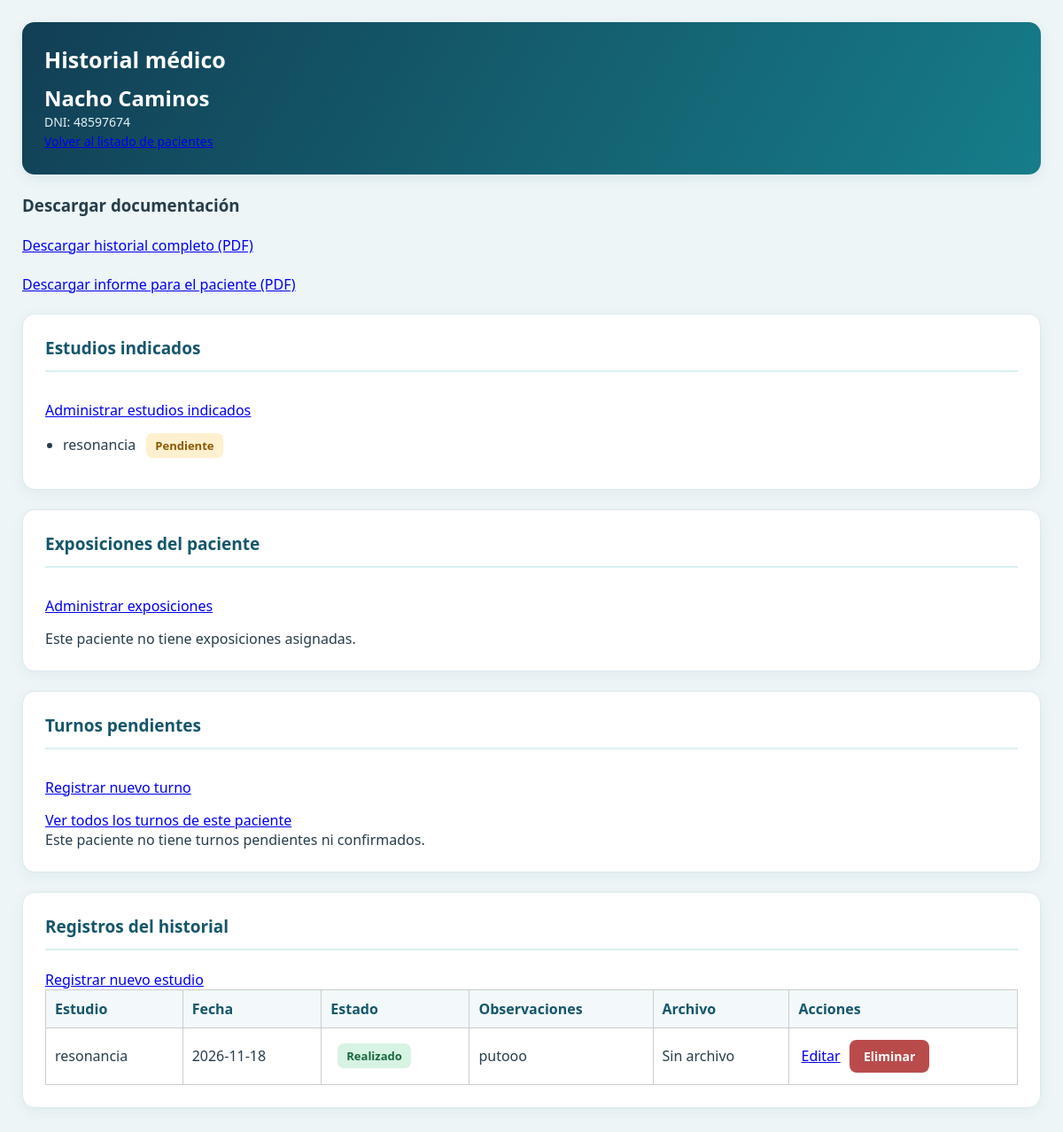
Page /historial/historial.php?dni_p=48597674 (signed in) on the committed database.
### tables this page shows
CREATE TABLE `paciente` (
  `dni_p` int(11) NOT NULL,
  `nombre_p` varchar(30) NOT NULL,
  `apellido` varchar(30) NOT NULL,
  `cuil` varchar(11) DEFAULT NULL,
  `telefono` varchar(20) NOT NULL,
  `mail` varchar(100) NOT NULL,
  `id_obra_social` int(11) DEFAULT NULL,
  `id_trabajo` int(11) DEFAULT NULL
);

CREATE TABLE `paciente_estudio` (
  `dni_paciente` int(11) NOT NULL,
  `id_estudio` int(11) NOT NULL,
  `estado` enum('Pendiente','Realizado') NOT NULL DEFAULT 'Pendiente'
);

CREATE TABLE `estudio` (
  `id_estudio` int(11) NOT NULL,
  `nombre_es` varchar(50) NOT NULL
);

CREATE TABLE `historial_medico` (
  `id_historial` int(11) NOT NULL,
  `dni_paciente` int(11) NOT NULL,
  `id_estudio` int(11) NOT NULL,
  `fecha` date NOT NULL,
  `estado` enum('Pendiente','Realizado') NOT NULL DEFAULT 'Pendiente',
  `observaciones` text DEFAULT NULL,
  `archivo` varchar(255) DEFAULT NULL,
  `fecha_carga` timestamp NOT NULL DEFAULT current_timestamp()
);

### historial/historial.php (the view, shortened to what this page needs)
<?php
require_once __DIR__ . "/../Pacientes/conexion.php";
function escapar($valor) {
    return htmlspecialchars(
        (string)($valor ?? ""),
        ENT_QUOTES,
        "UTF-8"
    );
}
function consultar($conexion, $sql, $dni) {
    $stmt = mysqli_prepare($conexion, $sql);
    mysqli_stmt_bind_param($stmt, "i", $dni);
    if (!mysqli_stmt_execute($stmt)) {
        mysqli_stmt_close($stmt);
        die("No se pudo realizar la consulta.");
    }
    $resultado = mysqli_stmt_get_result($stmt);
    $filas = mysqli_fetch_all(
        $resultado,
        MYSQLI_ASSOC
    );
    return $filas;
}
$dni_p = filter_input(
    INPUT_GET,
    "dni_p",
    FILTER_VALIDATE_INT
);
$filasPaciente = consultar(
    $conexion,
    "SELECT dni_p, nombre_p, apellido
     FROM paciente
     WHERE dni_p = ?",
    $dni_p
);
$paciente = $filasPaciente[0];
$estudios = consultar(
    $conexion,
    "SELECT
        e.id_estudio,
        e.nombre_es,
        pe.estado
     FROM paciente_estudio pe
     INNER JOIN estudio e
        ON pe.id_estudio = e.id_estudio
     WHERE pe.dni_paciente = ?
     ORDER BY e.nombre_es",
    $dni_p
);
$exposiciones = consultar(
    $conexion,
    "SELECT
        e.id_exposicion,
        e.nombre_ex
     FROM paciente_exposicion pe
     INNER JOIN exposicion e
        ON pe.id_exposicion = e.id_exposicion
     WHERE pe.dni_paciente = ?
     ORDER BY e.nombre_ex",
    $dni_p
);
$turnos = consultar(
    $conexion,
    "SELECT
        id_turno,
        fecha,
        hora,
        motivo,
        estado,
        observaciones
     FROM turno
     WHERE dni_paciente = ?
       AND estado IN ('Pendiente', 'Confirmado')
     ORDER BY fecha ASC, hora ASC",
    $dni_p
);
$historial = consultar(
    $conexion,
    "SELECT
        h.id_historial,
        h.fecha,
        h.estado,
        h.observaciones,
        h.archivo,
        e.nombre_es
     FROM historial_medico h
     INNER JOIN estudio e
        ON h.id_estudio = e.id_estudio
     WHERE h.dni_paciente = ?
     ORDER BY
        h.fecha DESC,
        h.id_historial DESC",
    $dni_p
);
?>
<!DOCTYPE html>
<html lang="es">
<head>
    <link
        rel="stylesheet"
        href="../general/estilos.css"
    >
</head>
<body>
<main class="gestion-contenido">
    <section class="bienvenida">
        <h1>Historial médico</h1>
        <h2>
            <?php
                echo escapar(
                    $paciente["nombre_p"] . " " .
                    $paciente["apellido"]
                );
            ?>
        </h2>
        <p>
            DNI:
            <?php echo escapar($paciente["dni_p"]); ?>
        </p>
        <p>
            <a href="../Pacientes/listar.php">
                Volver al listado de pacientes
            </a>
        </p>
    </section>
<h3>Descargar documentación</h3>
<p>
    <a href="descargar_pdf.php?dni_p=<?php
        echo urlencode($dni_p);
    ?>&tipo=interno">
        Descargar historial completo (PDF)
    </a>
</p>
<p>
    <a href="descargar_pdf.php?dni_p=<?php
        echo urlencode($dni_p);
    ?>&tipo=paciente">
        Descargar informe para el paciente (PDF)
    </a>
</p>
    <section class="tarjeta">
        <h2>Estudios indicados</h2>
        <p>
            <a
                class="enlace-administrar"
                href="administrar_estudios.php?dni_p=<?php
                    echo urlencode($dni_p);
                ?>"
            >
                Administrar estudios indicados
            </a>
        </p>
        <?php if (!$estudios) { ?>
            <p>
                Este paciente no tiene estudios indicados.
            </p>
        <?php } else { ?>
            <ul class="lista-datos">
                <?php foreach ($estudios as $estudio) { ?>
                    <li>
                        <?php
                            echo escapar(
                                $estudio["nombre_es"]
                            );
                        ?>
                        <?php
                            $realizado =
                                $estudio["estado"] === "Realizado";
                        ?>
                        <span class="estado <?php
                            echo $realizado
                                ? "estado-realizado"
                                : "estado-pendiente";
                        ?>">
                            <?php
                                echo escapar(
                                    $estudio["estado"]
                                );
                            ?>
                        </span>
                    </li>
                <?php } ?>
            </ul>
        <?php } ?>
    </section>
    <section class="tarjeta">
        <h2>Exposiciones del paciente</h2>
        <p>
            <a
                class="enlace-administrar"
                href="administrar_exposiciones.php?dni_p=<?php
                    echo urlencode($dni_p);
                ?>"
            >
                Administrar exposiciones
            </a>
        </p>
        <?php if (!$exposiciones) { ?>
            <p>
                Este paciente no tiene
                exposiciones asignadas.
            </p>
        <?php } ?>
    </section>
    <section class="tarjeta">
        <h2>Turnos pendientes</h2>
        <p>
            <a
                class="enlace-administrar"
                href="../turnos/formulario.php?dni_p=<?php
                    echo urlencode($dni_p);
                ?>"
            >
                Registrar nuevo turno
            </a>
        </p>
        <p>
            <a href="../turnos/listar.php?dni_p=<?php
                echo urlencode($dni_p);
            ?>&estado=Todos">
                Ver todos los turnos de este paciente
            </a>
        </p>
        <?php if (!$turnos) { ?>
            <p>
                Este paciente no tiene turnos
                pendientes ni confirmados.
            </p>
        <?php } ?>
    </section>
    <section class="tarjeta">
        <h2>Registros del historial</h2>
        <p>
            <a href="agregar_historial.php?dni_p=<?php
                echo urlencode($dni_p);
            ?>">
                Registrar nuevo estudio
            </a>
        </p>
        <?php if (!$historial) { ?>
            <p>
                Todavía no hay estudios registrados
                en el historial.
            </p>
        <?php } else { ?>
            <div class="tabla-contenedor">
                <table class="tabla-gestion">
                    <thead>
                        <tr>
                            <th>Estudio</th>
                            <th>Fecha</th>
                            <th>Estado</th>
                            <th>Observaciones</th>
                            <th>Archivo</th>
                            <th>Acciones</th>
                        </tr>
                    </thead>
                    <tbody>
                    <?php foreach ($historial as $fila) { ?>
                        <tr>
                            <td>
                                <?php
                                    echo escapar(
                                        $fila["nombre_es"]
                                    );
                                ?>
                            </td>
                            <td>
                                <?php
                                    echo escapar(
                                        $fila["fecha"]
                                    );
                                ?>
                            </td>
                            <td>
                                <?php
                                    $realizado =
                                        $fila["estado"] === "Realizado";
                                ?>
                                <span class="estado <?php
                                    echo $realizado
                                        ? "estado-realizado"
                                        : "estado-pendiente";
                                ?>">
                                    <?php
                                        echo escapar(
                                            $fila["estado"]
                                        );
                                    ?>
                                </span>
                            </td>
                            <td>
                                <?php
                                    echo nl2br(
                                        escapar(
                                            $fila["observaciones"]
                                        )
                                    );
                                ?>
                            </td>
                            <td>
                                <?php if (!empty($fila["archivo"])) { ?>
                                    <a
                                        href="../archivos/<?php
                                            echo rawurlencode(
                                                basename(
                                                    $fila["archivo"]
                                                )
                                            );
                                        ?>"
                                        target="_blank"
                                        rel="noopener noreferrer"
                                    >
                                        Ver archivo
                                    </a>
                                <?php } else { ?>
                                    Sin archivo
                                <?php } ?>
                            </td>
                            <td class="acciones-historial">
                                <a href="editar_historial.php?id_historial=<?php
                                    echo (int)$fila["id_historial"];
                                ?>">
                                    Editar
                                </a>
                                <a
                                    href="eliminar_historial.php?id_historial=<?php
                                        echo (int)$fila["id_historial"];
                                    ?>"
                                    class="btn-eliminar"
                                    onclick="return confirm(
                                        '¿Estás seguro de eliminar este registro?'
                                    );"
                                >
                                    Eliminar
                                </a>
                            </td>
                        </tr>
                    <?php } ?>
                    </tbody>
                </table>
            </div>
        <?php } ?>
    </section>
</main>
</body>
</html>

### general/estilos.css (style rules this page uses)
* { box-sizing: border-box; margin: 0; padding: 0; }
body { font-family: 'Segoe UI', Arial, sans-serif; background: #edf5f7; color: #263d4a; padding: 25px; transition: background-color 0.7s ease, color 0.7s ease; }
main { display: flex; flex-direction: column; gap: 22px; margin-bottom: 22px; }
.tarjeta, aside { background: white; border: 1px solid #dce9ed; border-radius: 14px; padding: 25px; box-shadow: 0 4px 15px rgba(30, 75, 90, 0.06); transition: background-color 0.7s ease, color 0.7s ease, border-color 0.7s ease; }
.tarjeta h2, aside h2 { color: #14566b; font-size: 19px; margin-bottom: 22px; padding-bottom: 12px; border-bottom: 2px solid #d8eff0; transition: color 0.7s ease, border-color 0.7s ease; }
.bienvenida { padding: 25px; background: linear-gradient(120deg, #123f55, #167d89); color: white; border-radius: 14px; box-shadow: 0 4px 15px rgba(30, 75, 90, 0.08); }
.bienvenida h1 { font-size: 25px; margin-bottom: 10px; }
.bienvenida p { font-size: 14px; color: #e5f3f5; line-height: 1.6; }
.gestion-contenido { display: flex; flex-direction: column; gap: 22px; }
.gestion-contenido .bienvenida { margin-bottom: 0; }
.tabla-contenedor { width: 100%; overflow-x: auto; }
.tabla-gestion { width: 100%; border-collapse: collapse; text-align: left; }
.tabla-gestion th, .tabla-gestion td { padding: 13px; border-bottom: 1px solid #dce9ed; }
.tabla-gestion th { color: #14566b; background: #f3f9fa; }
.tabla-gestion .btn-eliminar { background: #b94b4b; color: white; }
.btn-editar, .btn-eliminar { display: inline-block; padding: 9px 16px; border: none; border-radius: 8px; text-decoration: none; font-size: 14px; font-family: inherit; font-weight: 600; cursor: pointer; text-align: center; transition: 0.3s; }
.btn-eliminar { background-color: #c94b4b; color: white; }

### historial/historial.php (style rules this page uses)
.lista-datos { padding-left: 20px; }
.lista-datos li { margin-bottom: 10px; }
.estado { display: inline-block; padding: 5px 10px; margin-left: 8px; border-radius: 7px; font-size: 13px; font-weight: 600; }
.estado-pendiente { background: #fff0cf; color: #8b5900; }
.estado-realizado { background: #d7f3e2; color: #17663c; }
.enlace-administrar { display: inline-block; margin: 10px 0 15px; }
.acciones-historial a { display: inline-block; margin: 3px; }
.btn-eliminar { color: #b12e2e; }
.tabla-contenedor { overflow-x: auto; }
.tabla-gestion { width: 100%; border-collapse: collapse; }
.tabla-gestion th, .tabla-gestion td { padding: 10px; border: 1px solid #ccc; text-align: left; }

### rows in the picture
paciente: nombre_p+apellido "Nacho Caminos", dni_p "48597674"
paciente_estudio: id_estudio.nombre_es "resonancia", estado "Pendiente"
historial_medico: id_estudio.nombre_es "resonancia", fecha "2026-11-18", estado "Realizado", observaciones "putooo", shows "Sin archivo"
